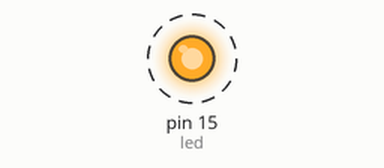
The program below on a simulated MicroPython board. On the bench: output pins drawn as LEDs (lit = HIGH). Dashed ring = blinking. At 10.0 s the program stops and its outputs stay as they are.

Above: at 0.2 s.
Timing chart, 0 to 3.0 s (numbered marks = the images above):
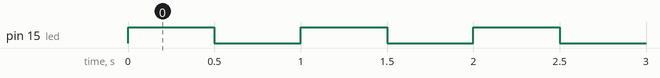

The program:

0_blink_led.py
```python
"""
                board
     pin 15                  gnd
       |                      |
positive of led               |
                              |
        negative of led    resistor
"""

import time
import machine
from machine import Pin

led = machine.Pin(15, machine.Pin.OUT)
for i in range(10):
    led.on()
    time.sleep(0.5)
    led.off()
    time.sleep(0.5)
```

Measured:
- by itself, pin 15 (led): alternates HIGH for 0.50 s and LOW for 0.50 s, 20 changes in all, then stays LOW
